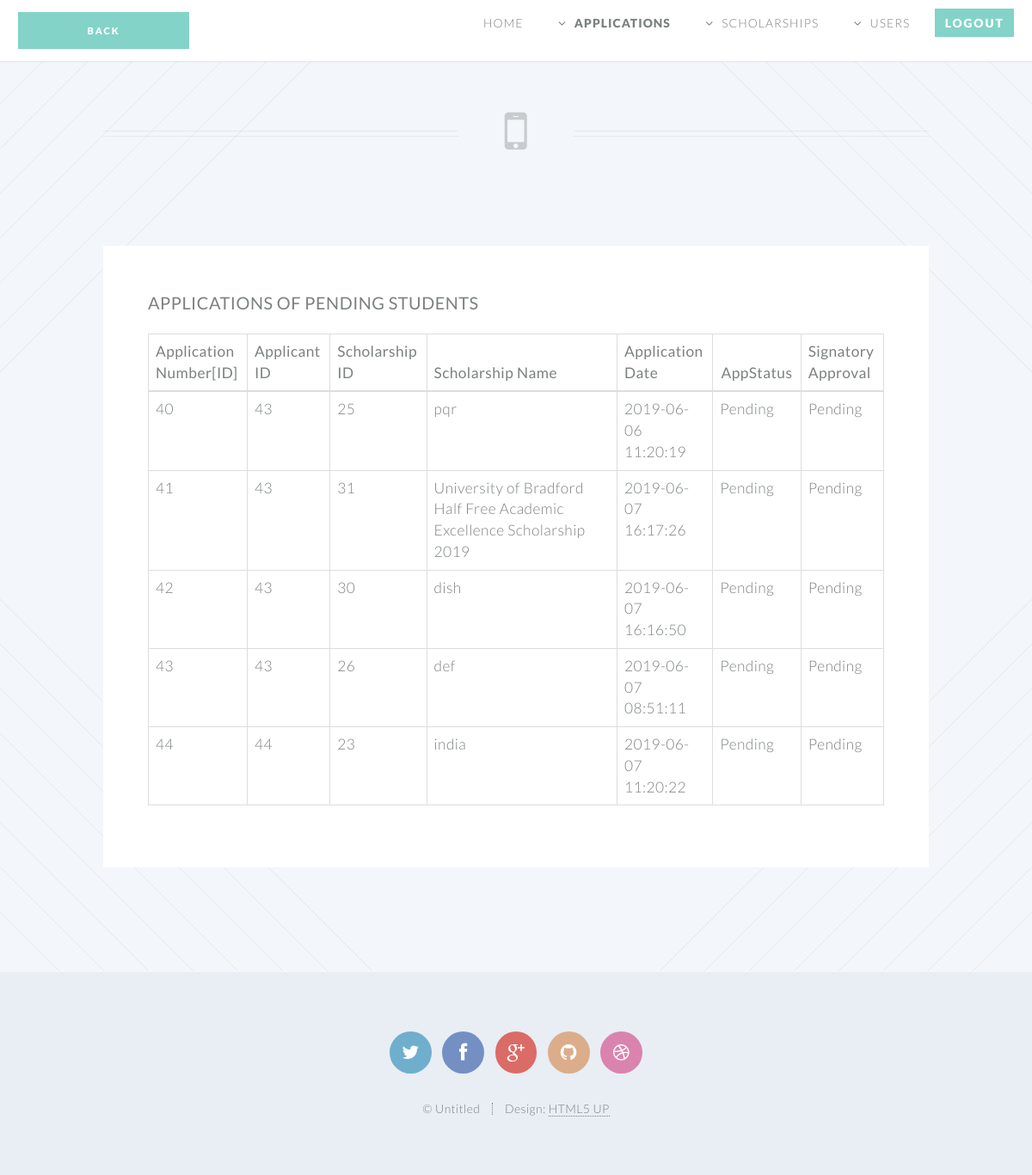
Page /tempPendingApp.php on the committed database.
### tables this page shows
CREATE TABLE `application` (
  `applicationID` int(11) NOT NULL,
  `studentID` int(11) NOT NULL,
  `sigID` int(11) DEFAULT NULL,
  `scholarshipID` int(11) NOT NULL,
  `appDate` datetime NOT NULL DEFAULT '0000-00-00 00:00:00' ON UPDATE CURRENT_TIMESTAMP,
  `appstatus` varchar(20) NOT NULL DEFAULT 'Pending',
  `verifiedBySignatory` varchar(20) NOT NULL DEFAULT 'Pending',
  `previous_appstatus` varchar(20) NOT NULL,
  `previous_verifiedBySignatory` varchar(20) NOT NULL
);

CREATE TABLE `scholarship` (
  `scholarshipID` int(11) NOT NULL,
  `sigID` int(11) NOT NULL,
  `schname` varchar(255) NOT NULL,
  `schlocation` varchar(255) NOT NULL,
  `schlocationfrom` varchar(255) NOT NULL,
  `degree` varchar(255) NOT NULL,
  `gender` varchar(20) NOT NULL,
  `religion` varchar(55) NOT NULL,
  `sch` varchar(30) NOT NULL,
  `appDeadline` date NOT NULL,
  `granteesNum` int(11) NOT NULL,
  `funding` varchar(20) NOT NULL,
  `description` varchar(4095) NOT NULL,
  `eligibility` varchar(4095) NOT NULL,
  `benefits` varchar(4095) NOT NULL,
  `apply` varchar(4095) NOT NULL,
  `links` varchar(1024) NOT NULL,
  `contact` varchar(1024) NOT NULL,
  `adminapproval` varchar(20) NOT NULL,
  `previous_adminapproval` varchar(20) NOT NULL,
  `schstatus` varchar(20) NOT NULL DEFAULT 'active'
);

### tempPendingApp.php (the view, shortened to what this page needs)
<!DOCTYPE HTML>
<html>
  <head>
      <link href="../css/bootstrap.min.css" rel="stylesheet">
      <link href="../css/main.css" rel="stylesheet">
  </head>
  <body class = "no-sidebar">
    <div id = "page-wrapper">
        <header id = "header">
          <h1 id = "logo"><a href = "javascript:history.back()" class="button special">Back</a></h1>
          <nav id = "nav">
            <ul>
              <li class = ""><a href = "tempAdmin.php">Home</a></li>
              <li class = "submenu current">
                <a href = "#">Applications</a>
              </li>
              <li class = "submenu">
                <a href = "tempScholarship.php">Scholarships</a>
              </li>
              <li class = "submenu">
                <a href = "">Users</a>
              </li>
              <li><a href = "../backend/logout.php" class = "button special">Logout</a></li>
            </ul>
          </nav>
        </header>
				<article id="main">
					<header class="special container">
						<span class="icon fa-mobile"></span>
					</header>
						<section class="wrapper style4 container">
								<div class="content">
									<section>
										<header>
											<h3><strong>Applications of Pending Students</strong></h3>
										</header>
                    <?php
                        $conn = new mysqli("localhost","root","","sms");
                        $to_query = "SELECT A.applicationID,A.studentID,A.scholarshipID,S.schname,A.appDate,
                        A.appstatus,A.verifiedBySignatory from application AS A join scholarship AS S ON A.scholarshipID=S.scholarshipID WHERE A.verifiedBySignatory='Pending'";
                        $sql_result = mysqli_query($conn,$to_query);
                        if(mysqli_num_rows($sql_result) > 0){
                          ?>
                          <table class="table table-bordered">
                            <thead>
                              <tr>
                                <th class = "col-md-1"><strong>Application Number[ID]</strong></th>
                                <th class = "col-md-1"><strong>Applicant ID</strong></th>
                                <th class = "col-md-1"><strong>Scholarship ID</strong></th>
                                <th class = "col-md-1" style="width: 25%"><strong>Scholarship Name</strong></th>
                                <th class = "col-md-1" ><strong>Application Date</strong></th>
                                <th class = "col-md-1 text-center"><strong>AppStatus</strong></th>
                                <th class = "col-md-1"><strong>Signatory Approval</strong></th>
                              </tr>
                            </thead>
                            <tbody>
                            <?php
                            while($rows=mysqli_fetch_row($sql_result))
                            {
                              foreach ($rows as $key => $value)
                                  {
                                    if ($key == 0)
                                    {
                                      $appID = $value;
                                      ?><tr><td><?php echo $appID;?></td><?php
                                    }
                                        if($key == 1)
                                        {
                                          ?><td><?php echo $value;?></td><?php
                                        }
                                        if($key == 2)
                                        {
                                           ?><td><?php echo $value;?></td><?php
                                        }
                                        if($key == 3)
                                        {
                                        	?><td><?php echo $value;?></td><?php
                                        }
                                        if($key == 4)
                                        {
                          				?><td><?php echo $value;?></td><?php
                                        }
                                    if ($key == 5)
                                    {
                                      ?><td><?php echo $value;?></td><?php
                                    }
                                    if($key == 6){
                                      ?>
                                        <td><?php echo $value;?></td>
                                <?php
                                    }
                                  }
                            }
                          } else{
                              echo "No Pending Applications";
                          }
                        ?>
                        </tbody>
                    </table>
									</section>
								</div>
						</section>
				</article>
				<footer id="footer">
					<ul class="icons">
						<li><a href="#" class="icon circle fa-twitter"><span class="label">Twitter</span></a></li>
						<li><a href="#" class="icon circle fa-facebook"><span class="label">Facebook</span></a></li>
						<li><a href="#" class="icon circle fa-google-plus"><span class="label">Google+</span></a></li>
						<li><a href="#" class="icon circle fa-github"><span class="label">Github</span></a></li>
						<li><a href="#" class="icon circle fa-dribbble"><span class="label">Dribbble</span></a></li>
					</ul>
					<ul class="copyright">
						<li>&copy; Untitled</li><li>Design: <a href="http://html5up.net">HTML5 UP</a></li>
					</ul>
				</footer>
		</div>
	</body>
</html>

### rows in the picture
application: applicationID "40", studentID "43", scholarshipID "25", scholarshipID.schname "pqr", appDate "2019-06-06 11:20:19", appstatus "Pending", verifiedBySignatory "Pending"
application: applicationID "41", studentID "43", scholarshipID "31", scholarshipID.schname "University of Bradford Half Free Academic Excellence Scholarship 2019", appDate "2019-06-07 16:17:26", appstatus "Pending", verifiedBySignatory "Pending"
application: applicationID "42", studentID "43", scholarshipID "30", scholarshipID.schname "dish", appDate "2019-06-07 16:16:50", appstatus "Pending", verifiedBySignatory "Pending"
application: applicationID "43", studentID "43", scholarshipID "26", scholarshipID.schname "def", appDate "2019-06-07 08:51:11", appstatus "Pending", verifiedBySignatory "Pending"
application: applicationID "44", studentID "44", scholarshipID "23", scholarshipID.schname "india", appDate "2019-06-07 11:20:22", appstatus "Pending", verifiedBySignatory "Pending"
